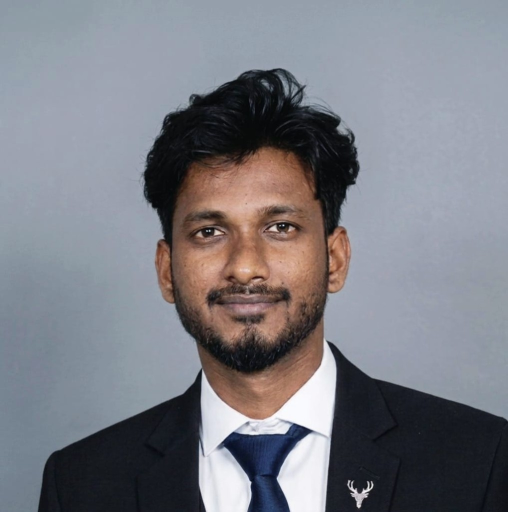
#> input picture legacy/img/profile-source.png, 1016 x 1024 px, found by its file name (shown at 1/2 size)
$ python process_profile.py
#> lines starting #> are read from the running program, lines starting #| are printed output that depends on the picture
#> in main, img is the input picture: PIL image 1016x1024 RGB; mean R, G, B 123.1, 124.1, 131.5
"""Build portfolio profile image from profile-source.png.

Uses background blending (not cutout) to preserve natural hair/shoulders.
"""

from PIL import Image
import numpy as np

SRC = r"c:\Users\AK\OneDrive\Documents\portfolio1\Personal-Portfolio\img\profile-source.png"
OUT = r"c:\Users\AK\OneDrive\Documents\portfolio1\Personal-Portfolio\img\profile.png"


def blend_background(img: Image.Image) -> Image.Image:
    arr = np.array(img.convert("RGB"), dtype=np.float32)
    corners = np.array([
        arr[0, 0], arr[0, -1], arr[-1, 0], arr[-1, -1],
        arr[10, 10], arr[10, -11], arr[-11, 10], arr[-11, -11],
    ])
#> corners = [[141, 153, 165], [144, 156, 168], [112, 124, 138], [17, 17, 25], [141, 153, 165], [144, 156, 168], [115, 127, 139], [20, 21, 26]]
    bg = np.median(corners, axis=0)
#> bg = [128, 140, 152]
    dist = np.linalg.norm(arr - bg, axis=2)
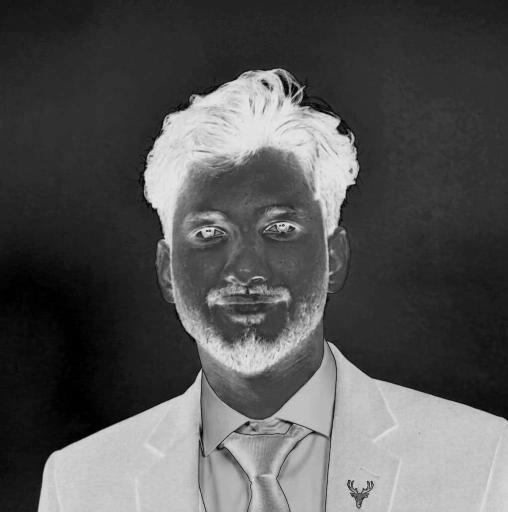
#> dist: shape (1024, 1016) float32 (shown at 1/2 size); min 0, max 236.9, mean 84.8
    soft = np.clip(dist / 42.0, 0, 1)
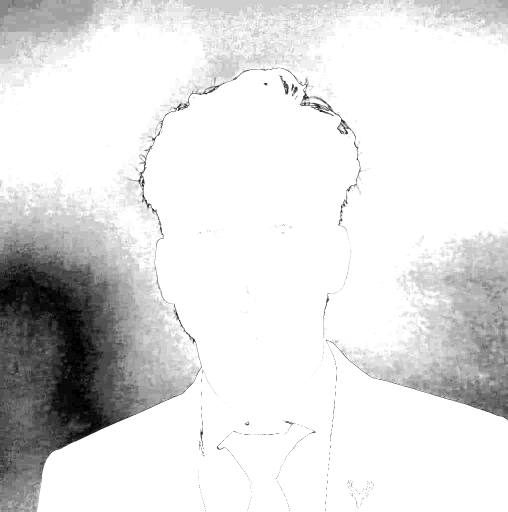
#> soft: shape (1024, 1016) float32 (shown at 1/2 size); min 0, max 1, mean 0.878

    dark = np.array([8, 8, 12], dtype=np.float32)
    mid = np.array([18, 12, 16], dtype=np.float32)
    result = arr.copy()

    for c in range(3):
        backdrop = dark[c] * (1 - soft) + mid[c] * soft * 0.35
        result[:, :, c] = arr[:, :, c] * soft + backdrop * (1 - soft)
#> this loop made 3 passes
#> pass 1, in blend_background, `backdrop = dark[c] * (1 - soft) + mid[c] * soft * 0.35`:
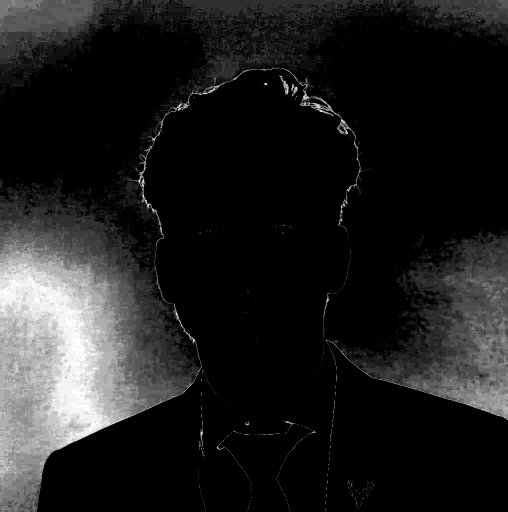
#> backdrop: shape (1024, 1016) float32 (shown at 1/2 size); min 6.3, max 8, mean 6.51; drawn with min black and max white
#> after the loop:
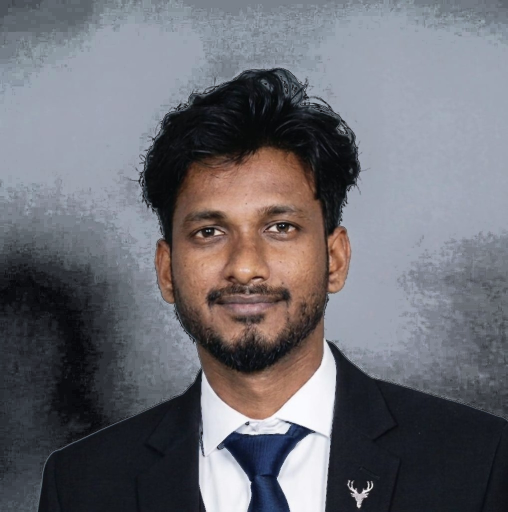
#> result: shape (1024, 1016, 3) float32 (shown at 1/2 size); mean R, G, B 107.6, 107.1, 113.4

    return Image.fromarray(np.clip(result, 0, 255).astype(np.uint8), "RGB")


def main():
    img = Image.open(SRC)
    max_w = 1200
    if img.width > max_w:
        ratio = max_w / img.width
        img = img.resize((max_w, int(img.height * ratio)), Image.Resampling.LANCZOS)

    result = blend_background(img)
    result.save(OUT, "PNG", optimize=True)
    print(f"Saved {OUT} ({result.size[0]}x{result.size[1]})")
#| Saved c:\Users\AK\OneDrive\Documents\portfolio1\Personal-Portfolio\img\profile.png (1016x1024)


if __name__ == "__main__":
    main()

$ run again, with legacy/img/profile.jpg saved as legacy/img/profile-source.png
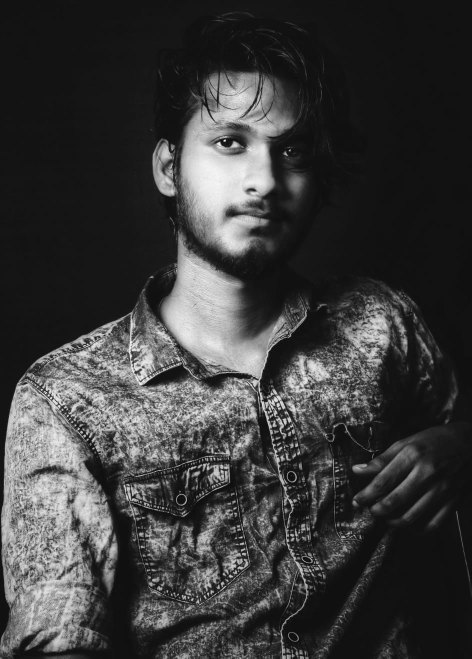
#> input picture legacy/img/profile.jpg, 943 x 1317 px, found by its file name (shown at 1/2 size)
#> in main, img is the input picture: PIL image 943x1317 RGB; min 0, max 255, mean 59.6
#> corners = [[18, 18, 18], [18, 18, 18], [121, 121, 121], [18, 18, 18], [18, 18, 18], [18, 18, 18], [44, 44, 44], [18, 18, 18]]
#> bg = [18, 18, 18]
#> in blend_background, `soft = np.clip(dist / 42.0, 0, 1)`:
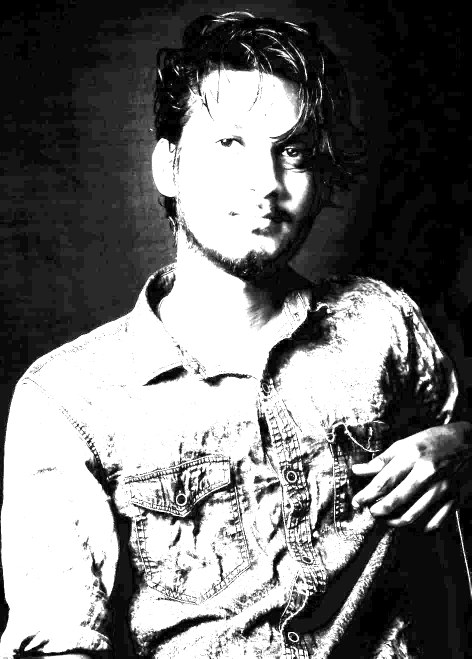
#> soft: shape (1317, 943) float32 (shown at 1/2 size); min 0, max 1, mean 0.459
#> the loop in blend_background, `for c in range(3):` made 3 passes
#> pass 1, in blend_background, `backdrop = dark[c] * (1 - soft) + mid[c] * soft * 0.35`:
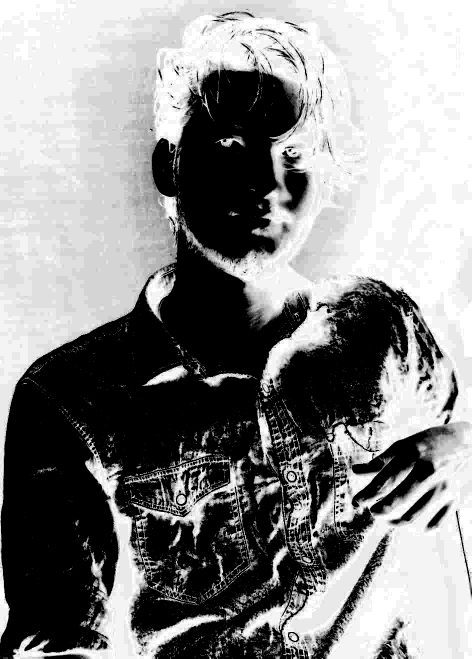
#> backdrop: shape (1317, 943) float32 (shown at 1/2 size); min 6.3, max 8, mean 7.22; drawn with min black and max white
#| Saved c:\Users\AK\OneDrive\Documents\portfolio1\Personal-Portfolio\img\profile.png (943x1317)
